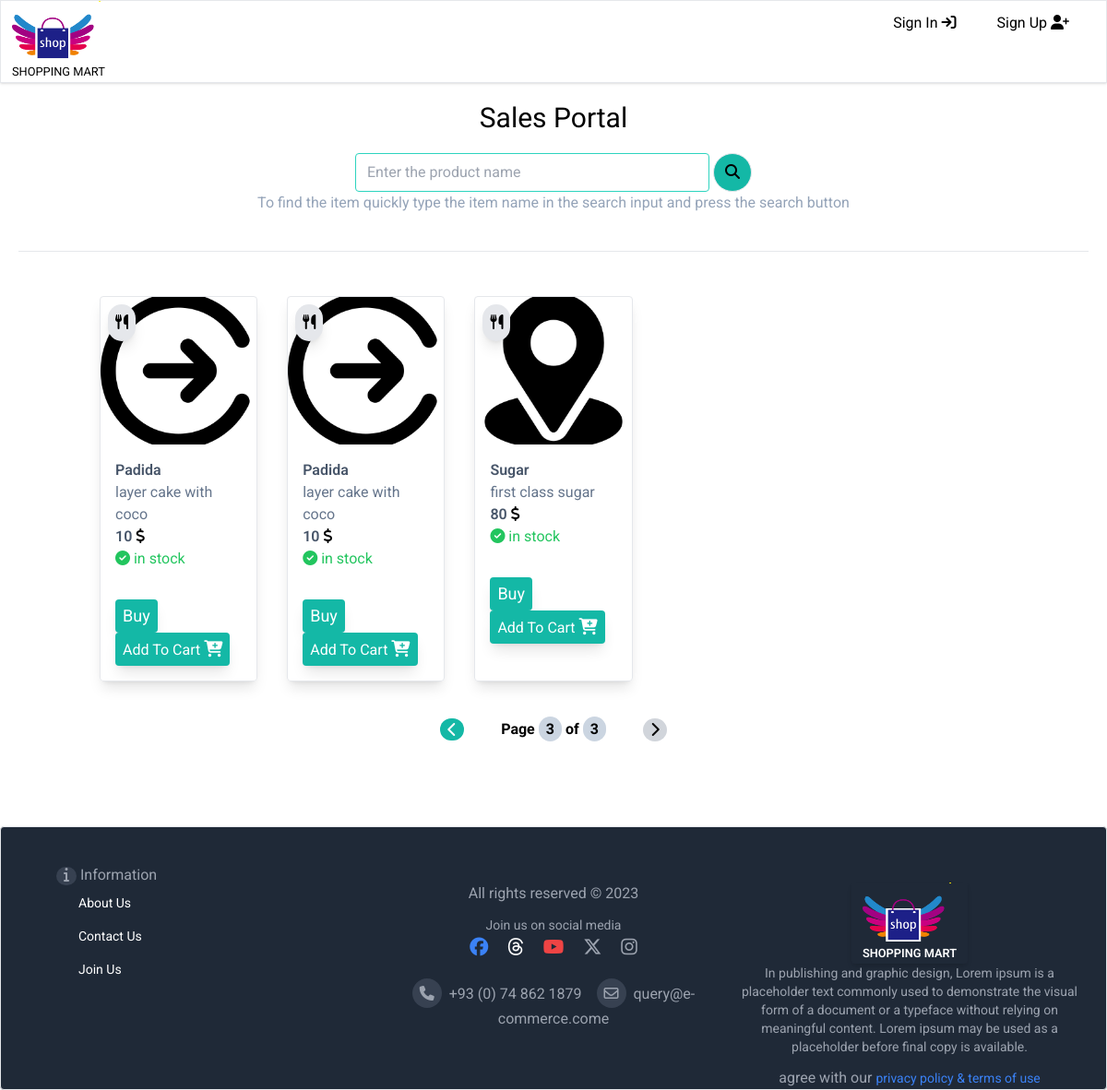
The app's page /store/sales/?page=3, older data.
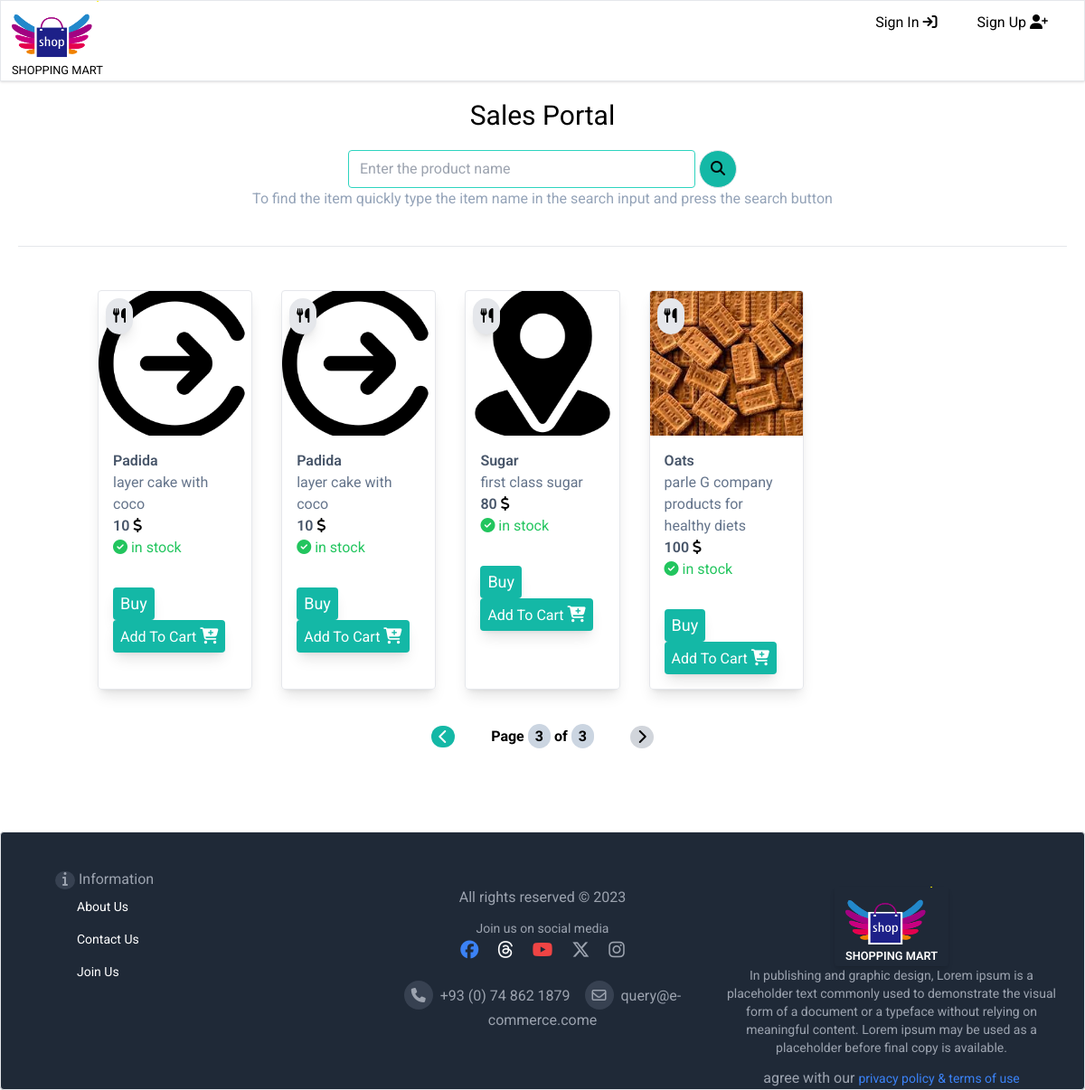
The same page, newer data.
### store/models.py (models this page shows, shortened)
class Product(models.Model):
    category = models.ForeignKey(Category, on_delete=models.CASCADE)
    name = models.CharField(max_length=100)
    description = models.CharField(max_length=200)
    price = models.IntegerField(default=0)
    bulk_price = models.IntegerField(default=0)
    quantity = models.IntegerField(default=0)
    rate = models.FloatField(default=0)
    mfd = models.DateField(null=True, blank=True)
    expd = models.DateField(null=True, blank=True)
    profit = models.IntegerField(default=0)
    stock = models.IntegerField(default=0)
    packet = models.IntegerField(default=0)
    image = models.ImageField(default='default.jpg', upload_to='item_images')

### store/views.py (the view)
# urls.py: path('sales/', views.sales, name='sales'),
def sales(request):
    product = Product.objects.select_related('category')
    p = Paginator(product, 5)
    page_number = request.GET.get('page')
    try:
        page_obj = p.get_page(page_number)
    except PageNotAnInteger:
        page_obj = p.page(1)
    except EmptyPage:
        page_obj = p.page(p.num_pages)
    context = {'page_obj':page_obj}
    return render(request, 'sales.html',context)

### store/templates/sales.html (shortened to what this page needs)
{% extends 'main/base.html' %}
{% load static %}
{% load humanize %}
{% block content %}
<div class="sales relative">
    <div class="grid lg:grid-row-2 m-5">
        <div class="">
        <h1 class="text-3xl text-center">Sales Portal</h1>
        <div class="flex justify-center">
        <form action="{% url 'store:sale_search' %}" method="POST" class="mt-5">
            <input type="text" name="search" id="search" class="py-2 rounded border border-teal-400 w-96 focus:outline-none focus:border-cyan-500 px-3" placeholder="Enter the product name">
            <button type="submit" class="rounded-full border bg-teal-500 hover:bg-teal-700 hover:text-white px-3 py-2"><i class="fa-solid fa-magnifying-glass"></i></button>
        </form>
        </div>
        <p class="text-center text-slate-400 mb-10">To find the item quickly type the item name in the search input and press the search button</p>
    </div>
        <hr>
    <div class="px-20 py-10">
            <div class="grid lg:grid-cols-5 gap-4 sm:grid-cols-1 card_container" id="dataForm">
                {% for item in page_obj.object_list %}
                    <div class="rounded overflow-hidden shadow-lg border relative m-2 ">
                            <img src="{{item.image.url}}" class="h-40 w-full object-cover" alt="image">
                        <div class="card-body p-4">
                            <span class="font-semibold block text-slate-600 capitalize">{{item.name}}</span>
                            <span class="block text-slate-500">{{item.description}}</span>
                            <span class="font-semibold text-slate-600">{{item.price}}</span>&nbsp;<span><i class="fa-solid fa-dollar-sign"></i></span>
                            {% if item.stock > 0 %}
                                <span class="text-green-500 block"><i class="fa-solid fa-circle-check"></i>&nbsp;in stock</span>
                            {% else %}
                                <span class="text-red-500 block"><i class="fa-solid fa-triangle-exclamation"></i>&nbsp;currently out of stock</span>
                            {% endif %}
                        </div>
                        <div class="bg-gray-200 p-2 rounded-full absolute top-0 shadow-lg z-20 m-2">
                            {% if item.category.name == "clothing" %}
                            <i class="fa-solid fa-shirt"></i>
                            {% elif item.category.name == "footwear" %}
                            <i class="fa-solid fa-shoe-prints"></i>
                            {% elif item.category.name == "food materials" %}
                            <i class="fa-solid fa-utensils"></i>
                            {% endif %}
                        </div>
                        <div class="p-4" >
                            {% if item.stock < 0 %}
                                <button type="button" disabled class="rounded shadow-lg bg-teal-400 text-white py-1 px-2 text-lg shadow">Buy</button>
                                <button type="button" disabled class="rounded shadow-lg bg-teal-400 text-white py-1 px-2 shadow">
                                    <i class="fa-solid fa-cart-plus text-lg"></i>
                                </button>
                            {% elif item.stock > 0 %}
                                <button data-buy-item-id="{{item.id}}" class="rounded shadow-lg bg-teal-500 text-white py-1 px-2 text-lg shadow" id="buyItem">Buy</button>
                                <button data-cart-item-id="{{item.id}}" class="add_to_cart_btn rounded shadow-lg bg-teal-500 text-white py-1 px-2 shadow">
                                    Add To Cart&nbsp;<i class="fa-solid fa-cart-plus text-lg"></i>
                                </button>
                            {% endif %}
                        </div>
                    </div>
                {% endfor %}
            </div>
            <div class="flex justify-center my-5 py-3">
                {% if page_obj.has_previous %}
                    <a href="?page={{page_obj.previous_page_number}}" class="relative tooltip">
                        <i class="fa-solid fa-chevron-left rounded-full hover:text-white text-white px-2 py-1 bg-teal-500 hover:bg-teal-600 hover:shadow-md"></i>
                    </a>
                {% else %}
                    <i class="fa-solid fa-chevron-left rounded-full text-black px-2 py-1 bg-gray-300"></i>
                {% endif %}
                <span class="font-bold mx-10">Page
                    <span class="bg-slate-300 text-dark rounded-full px-2 py-1">{{page_obj.number}}</span> of
                    <span class="bg-slate-300 text-dark rounded-full px-2 py-1">{{page_obj.paginator.num_pages}}</span>
                </span>
                {% if page_obj.has_next %}
                    <a href="?page={{page_obj.next_page_number}}" class="tooltip relative">
                        <i class="fa-solid fa-chevron-right rounded-full hover:text-white text-white px-2 py-1 bg-teal-500 hover:bg-teal-600 shadow-md hover:shadow-lg"></i>
                        <small class="tooltip-text absolute top-0 left-10 rounded bg-teal-500 text-white px-3 shadow-lg">Next</small>
                    </a>
                {% else %}
                    <i class="fa-solid fa-chevron-right rounded-full text-black px-2 py-1 bg-gray-300"></i>
                {% endif %}
            </div>
    </div>
</div>
{% endblock content %}

### store/templates/main/base.html (shortened to what this page needs)
{% load static %}
<!doctype html>
<html>
<head>
    <link rel="stylesheet" href="https://cdnjs.cloudflare.com/ajax/libs/font-awesome/6.4.2/css/all.min.css"
 />
    <link rel="stylesheet" href="{% static 'css/style.css' %}">
    <script src="https://cdn.tailwindcss.com"></script>
</head>
<body>
    {% include 'includes/navbar.html' %}
    {% block content %}
    {% endblock content %}
    {% include 'includes/footer.html' %}
</body>
</html>

### store/templates/includes/navbar.html (shortened to what this page needs)
{% load static %}
<div class="nav border shadow">
    <div class="grid grid-cols-2">
        <div class="">
            <a href="{% url 'home' %}">
                <img src="{% static 'image/logo.png' %}" class=" mx-3 w-24 h-16" alt="">
                <small class="mx-3">SHOPPING MART</small>
            </a>
        </div>
        <div class="lg:block sm:hidden py-3 text-end me-5">
            {% if user.is_authenticated %}
                <a class="mx-5 inline-block hover:font-bold cursor-pointer relative px-4 mt-1" href="{% url 'store:cart_item' %}">
                    <div class="t-0 absolute right-0">
                        <p class="flex h-2 w-2 items-center justify-center rounded-full bg-red-500 p-2 text-xs text-white" id="item_count"></p>
                    </div>
                    <i class="fa-solid text-xl fa-basket-shopping bg-gray-200 hover:text-white hover:bg-teal-500 hover:shadow-lg transition ease-in-out duration-500 rounded-full p-2"></i>
                </a>
                <a href="{% url 'store:purchase' %}" class="mx-5 inline-block hover:font-bold cursor-pointer"><i class="fa-solid fa-cart-plus"></i>&nbsp;Purchase</a>
                <a class="mx-5 inline-block hover:font-bold cursor-pointer" href="{% url 'store:sales' %}"><i class="fa-solid fa-cart-shopping"></i>&nbsp;Sales</a>
                <a class="mx-5 inline-block hover:font-bold cursor-pointer" href="{% url 'store:product' %}"><i class="fa-solid fa-box-open"></i>&nbsp;Products</a>
                <a class="mx-5 inline-block hover:font-bold cursor-pointer" href="{% url 'store:stock' %}"><i class="fa-solid fa-layer-group"></i>&nbsp;Manage Stock</a>
                <a class="mx-5 inline-block hover:font-bold cursor-pointer" href="{% url 'store:sale_info' %}"><i class="fa-brands fa-shopify"></i>&nbsp;Manage Sales</a>
                <a class="mx-5 inline-block hover:font-bold cursor-pointer" href="{% url 'store:signout' %}"><i class="fa-solid fa-user-minus"></i>&nbsp;Logout</a>
            {% else %}
                <a class="inline-block mx-5 hover:font-bold cursor-pointer" href="{% url 'store:signin' %}">Sign In&nbsp;<i class="fa-solid fa-arrow-right-to-bracket"></i></a>
                <a class="inline-block mx-5 hover:font-bold cursor-pointer" href="{% url 'store:signup' %}">Sign Up&nbsp;<i class="fa-solid fa-user-plus"></i></a>
            {% endif %}
        </div>
    </div>
</div>

### store/templates/includes/footer.html (shortened to what this page needs)
{% load static %}
<div class="footer m-0 rounded shadow pt-5 px-5 border bg-gray-800 text-white">
    <div class="grid grid-cols-3">
        <div class="menu px-10 py-5">
            <p class="text-gray-400"><i class="fa-solid fa-info bg-gray-700 rounded-full px-2 pb-1"></i>&nbsp;Information</p>
            <ul class="text-sm ms-6 ">
                <li class="py-2 cursor-pointer transition ease-in-out duration-500 hover:text-sky-500 hover:font-semibold">About Us</li>
                <li class="py-2 cursor-pointer transition ease-in-out duration-500 hover:text-sky-500 hover:font-semibold">Contact Us</li>
                <li class="py-2 cursor-pointer transition ease-in-out duration-500 hover:text-sky-500 hover:font-semibold">Join Us</li>
            </ul>
        </div>
        <div class="text-center py-10 text-gray-400">
            <p class="text-center">All rights reserved &copy; 2023</p>
            <p class="text-sm mt-3">Join us on social media</p>
            <div>
                <span class="text-xl mx-2 cursor-pointer tooltip relative" id="facebook">
                    <i class="fa-brands text-blue-500 fa-facebook"></i>
                </span>
                <span class="text-xl mx-2 cursor-pointer tooltip relative" id="threads">
                    <i class="fa-brands text-white fa-threads"></i></i>
                </span>
                <span class="text-xl mx-2 cursor-pointer relative tooltip" id="youtube">
                    <i class="fa-brands text-red-500 fa-youtube"></i>
                </span>
                <span class="text-xl mx-2 cursor-pointer relative tooltip" id="twitter">
                    <i class="fa-brands fa-x-twitter"></i>
                </span>
                <span class="text-xl mx-2 cursor-pointer relative tooltip" id="instagram">
                    <i class="fa-brands fa-instagram"></i>
                </span>
            </div>
            <div class="mt-5 mb-0">
                <span class="text-gray-400 me-3">
                    <i class="fa-solid fa-phone bg-gray-700 rounded-full p-2"></i>&nbsp;
                    +93 (0) 74 862 1879
                </span>
                <span class="text-gray-400">
                    <i class="fa-regular fa-envelope bg-gray-700 rounded-full p-2"></i>&nbsp;
                    query@e-commerce.come
                </span>
            </div>
        </div>
        <div class="">
            <div class="flex justify-center pt-10">
                <a href="{% url 'home' %}" class="inline-block shadow-md rounded">
                    <img src="{% static 'image/logo.png' %}" class="mx-3 w-24 h-16" alt="">
                    <small class="mx-3 font-semibold">SHOPPING MART</small>
                </a>
            </div>
            <div>
                <p class="text-sm text-gray-400 text-center">
                    In publishing and graphic design, Lorem ipsum is a placeholder text commonly used to demonstrate the visual form of
                    a
                    document or a typeface without relying on meaningful content. Lorem ipsum may be used as a placeholder before final
                    copy
                    is available.
                </p>
            </div>
            <div class="mt-3 text-gray-400 text-center">
                agree with our
                <a href="#" class="text-blue-500 text-sm">
                    privacy policy & terms of use
                </a>
            </div>
        </div>
    </div>
</div>

### store/static/css/style.css (style rules this page uses)
* { font-family: 'Nunito Sans', sans-serif; font-family: 'AR One Sans', sans-serif; font-family: 'Montserrat', sans-serif; font-family: 'Open Sans', sans-serif; font-family: 'Roboto', sans-serif; }

Row changes from the older to the newer data that the page shows:
added Product: image (picture), name "Oats", description "parle G company products for healthy diets", price "100", stock 22 (drawn)
